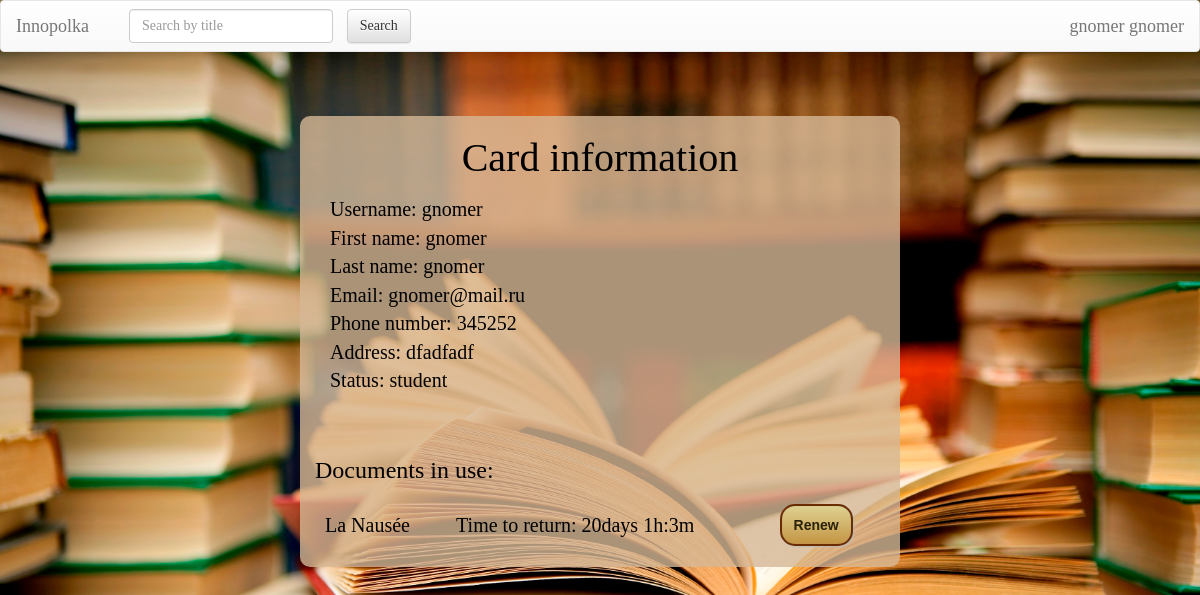
The page /user/?id=10 (signed in) on the database its author committed.
### UserCards/models.py (models this page shows, shortened)
class UserProfile(models.Model):
    user = models.OneToOneField(User, on_delete=models.CASCADE)
    phone_number = models.CharField(max_length=15, null=True, blank=True)
    address = models.CharField(max_length=250, null=True, blank=True)
    status = models.CharField(max_length=250, default='student')

### Documents/models.py (models this page shows, shortened)
class DocumentCopy(models.Model):
    doc = models.ForeignKey(Document, blank=True, default=None, on_delete=models.CASCADE) # link document which is checked out
    checked_up_by_whom = models.ForeignKey(User, blank=True, default=None, on_delete=models.CASCADE) # link to holder
    date = models.DateTimeField(default=str(datetime.datetime.today().strftime("%Y-%m-%d %H:%M")))
    returning_date = models.DateTimeField(default=str(datetime.datetime.today().strftime("%Y-%m-%d %H:%M")))
    time_left = models.CharField(null=True, max_length=250)
    fine_price = models.IntegerField(null=True)
    renewed = models.BooleanField(default=False)
    class Meta:
        verbose_name_plural = 'Document copies'
    def __str__(self):
        return self.doc.title

class Document(models.Model):
    title = models.CharField(max_length=250)
    price = models.IntegerField()
    keywords = models.CharField(max_length=250) # the list of keywords stored in string
    authors = models.CharField(max_length=250) # the list of authors in string format splitted by space
    cover = models.CharField(max_length=1000, default="https://lh3.googleusercontent.com/zqfUbCXdb1oGmsNEzNxTjQU5ZlS3x46nQoB83sFbRSlMnpDTZgdVCe_LvCx-rl7sOA=w300")
    copies = models.PositiveIntegerField(default=1)
    type = models.CharField(max_length=100, default='Document')
    is_bestseller = models.BooleanField(default=False)
    is_reference = models.BooleanField(default=False)
    level = models.PositiveIntegerField(default=1)
    room = models.PositiveIntegerField(default=1)

### Documents/librarian_view.py (the view)
    def inner(request, *args, **kwargs):
        if request.user.is_authenticated:
            return func(request, *args, **kwargs)
        return redirect('/')

### Documents/librarian_view.py (called while the page is built)
def need_logged_in(func):
    def inner(request, *args, **kwargs):
        if request.user.is_authenticated:
            return func(request, *args, **kwargs)
        return redirect('/')
    return inner

### UserCards/templates/UserCards/index.html (shortened to what this page needs)
{% extends 'Documents/base.html' %}
{% load staticfiles %}
{% block body %}
    <link rel="stylesheet" type="text/css" href="{% static 'UserCards/usercards_style.css' %}"/>
    <div class="container">
    <h2 class="black">Card information</h2>
    <p>
        {% for field, value in fields %}
            {{ field }}: {{ value }}
            <br>
        {% endfor %}
    </p>
    <div>
        <table class="used-docs">
            <th colspan="3"><h3>Documents in use:</h3></th>
            {% for copy in copies %}
                <tr>
                    <td><a href="/{{ copy.doc.id }}">{{ copy }}</a></td>
                    <td>{{ copy.time_left }}<br></td>
                    {% if user.is_staff %}
                        <td><a class="button" href="/requests/return/?copy_id={{ copy.id }}" onclick="
                                return confirm('Return {{ copy.doc.title }} from {{ copy.checked_up_by_whom.username }} back?');
                                ">Return</a></td>
                    {% else %}
                        <td><button class="button" onclick="
                                    var response = httpGet('/requests/renew/?copy_id={{ copy.id }}').toString();
                                    alert(response);
                                    if (response.substr(0, 3) === 'You') // refresh to see new returning date
                                    window.location.reload(false);
                                    ">Renew
                            </button></td>
                        <br>
                    {% endif %}
                </tr>
            {% endfor %}
        </table>
    </div>
{% endblock %}

### Documents/templates/Documents/base.html (shortened to what this page needs)
<!DOCTYPE html>
<html lang="en">
<head>
    {% load staticfiles %}
    <link rel="stylesheet" href="//maxcdn.bootstrapcdn.com/bootstrap/3.2.0/css/bootstrap.min.css">
    <link rel="stylesheet" href="//maxcdn.bootstrapcdn.com/bootstrap/3.2.0/css/bootstrap-theme.min.css">
    <link rel="stylesheet" type="text/css" href="{% static 'Documents/style.css' %}"/>
</head>
<body>
<nav class="navbar navbar-default">
    <div class="container-fluid">
        <div class="navbar-header">
            <a class="navbar-brand" href="/">Innopolka</a>
        </div>
        <div class="collapse navbar-collapse" id="bs-example-navbar-collapse-1">
            <form class="navbar-form navbar-left" action="/">
                <div class="form-group">
                    <input type="text" class="form-control" name="q" placeholder="Search by title" >
                </div>
                <input type="submit" class="btn btn-default not_wide" value="Search">
            </form>
            <ul class="nav navbar-nav navbar-right">
                {% if user.is_anonymous %}
                    <li><a href="/user/login">Log In</a></li>
                {% elif user.is_authenticated %}
                <ul class="nav navbar-nav navbar-right">
                <li class="nav-item dropdown">
                    <a class="navbar-brand" href="/user/?id={{user.id}}" id="dropdown02" data-toggle="dropdown"
                       aria-haspopup="true" aria-expanded="false">{{ user.first_name }} {{user.last_name}}</a>
            </ul>
                {% endif %}
            </ul>
        </div>
    </div>
</nav>
{% block body %}{% endblock %}
</body>
</html>

### UserCards/static/UserCards/usercards_style.css (style rules this page uses)
body { background-color: #0a0a1f; font-family: Futura; color: white; }

### Documents/templates/Documents/base.html (style rules this page uses)
body { font-family: Futura; color: white; background: url("/Documents/static/images/background.jpg") no-repeat fixed center center; background-size: cover; }
table { border: 3px solid saddlebrown; border-radius: 5px; width: 80%; background-color: rgba(214, 184, 150, 0.8); color: black; empty-cells: hide; text-align: center; margin: 10px; }
tr { border: 1px solid saddlebrown; text-align: center; }
td { border: 1px solid saddlebrown; padding: 10px; font-size: 20px; color: black; }
.container { background-color: rgba(214, 184, 150, 0.8); color: saddlebrown; font-size: 15px; margin: 0 auto; overflow: visible; position: absolute; left: 38%; top: 25%; width: 24%; border-radius: 10px; }
form { padding: 5px; color: black; font-size: 15px; margin: 5px; }
input { background-color: floralwhite; border: 2px solid saddlebrown; border-radius: 5px; margin: 0 0 0 10px; left: 50%; }
h2 { color: black; font-size: 40px; text-align: center; }
.button { text-decoration: none; text-align: center; padding: 11px 12px; border: solid 2px #6b2c02; -webkit-border-radius: 15px; -moz-border-radius: 15px; border-radius: 15px; font: 14px "Lucida Sans Unicode", "Lucida Grande", sans-serif; font-weight: bold; color: #292208; background-color: #ded192; background-image: -moz-linear-gradient(top, #ded192 0%, #c49543 100%); background-image: -webkit-linear-gradient(top, #ded192 0%, #c49543 100%); background-image: -o-linear-gradient(top, #ded192 0%, #c49543 100%); background-image: -ms-linear-gradient(top, #ded192 0%, #c49543 100%); filter: progid:DXImageTransform.Microsoft.gradient(startColorstr='#c49543', endColorstr='#c49543', GradientType=0); background-image: linear-gradient(top, #ded192 0%, #c49543 100%); -webkit-box-shadow: 1px 1px 2px #bababa, inset 0px 0px 1px #969393; -moz-box-shadow: 1px 1px 2px #bababa, inset 0px 0px 1px #969393; box-shadow: 1px 1px 2px #bababa, inset 0px 0px 1px #969393; }

### UserCards/templates/UserCards/index.html (style rules this page uses)
.container { background-color: rgba(214, 184, 150, 0.8); color: saddlebrown; font-size: 15px; overflow: visible; position: absolute; width: 50%; border: 0; border-radius: 10px; margin-left: -13%; margin-top: -7%; }
h2 { color: white; font-size: 40px; text-align: center; }
form { padding: 5px; color: black; font-size: 15px; margin: 5px; }
input { background-color: floralwhite; border: 2px solid saddlebrown; border-radius: 5px; margin: 0 0 0 10px; left: 50%; }
p { color: black; margin: 15px; font-size: 20px; }
a { color: black; text-decoration: none; }
table { border: none; border-radius: 10px; width: 50%; background-color: rgba(214, 184, 150, 0.8); margin: 1% 10px 10px 25%; }
tr { border: none; text-align: left; }
td { border: none; text-align: left; }
.black { color: black; }
.used-docs { width: 100%; background-color: rgba(214, 184, 150, 0); margin-left: 0; }
.button { margin: 1%; }

### rows shown on the page
UserProfile: fields "345252" "dfadfadf" "student"
DocumentCopy: doc.title "La Nausée", time_left "Time to return: 20days 1h:3m"

### other values the page prints
{{ user.first_name }} "gnomer"
{{ user.last_name }} "gnomer"
{{ field }} "Username" "First name" "Last name" "Email" "Phone number" "Address" "Status"
{{ value }} "gnomer" "gnomer" "gnomer" "gnomer@mail.ru"
